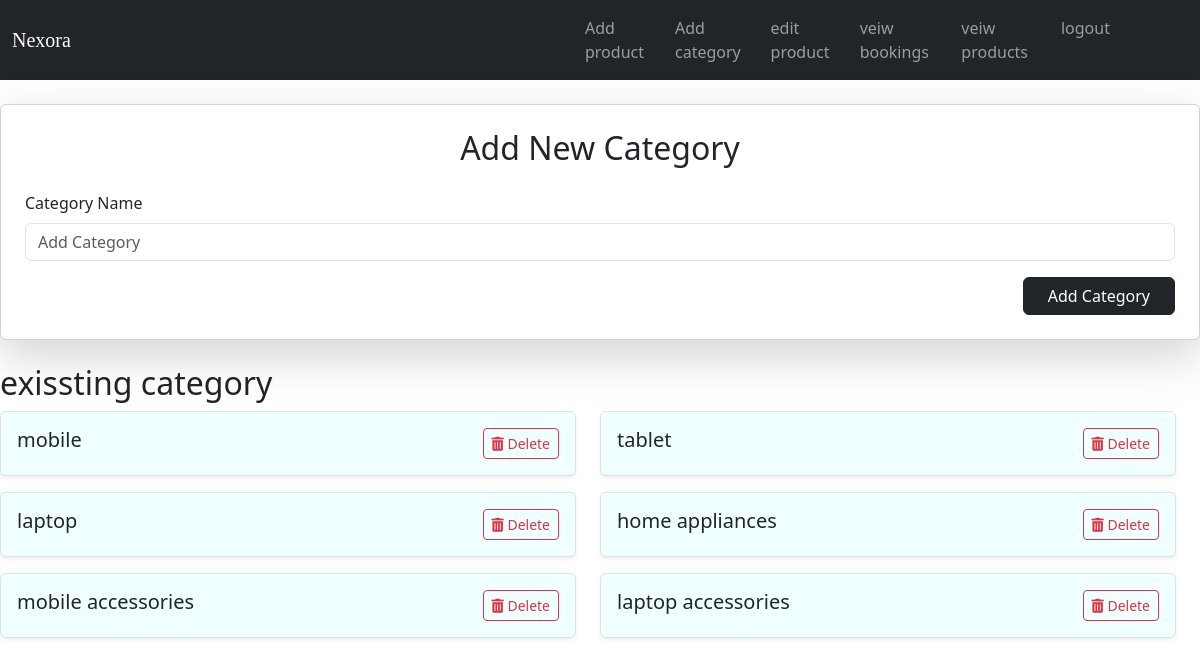
Before: /category (signed in) with the older database file.
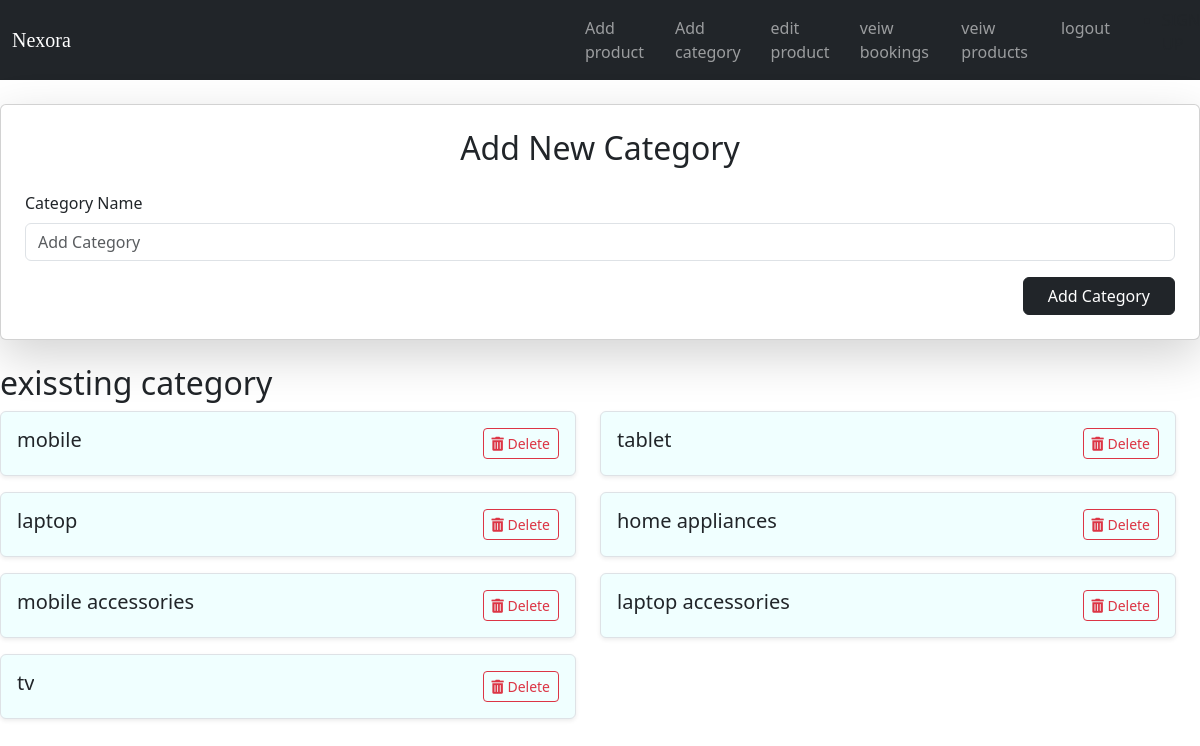
After: the same page with the newer database file.
### app/models.py (models this page shows)
class Category(models.Model):
    name=models.TextField()

### app/views.py (the view)
# urls.py: path('category',views.add_category),
def add_category(req):
    if 'admin' in req.session:
        if req.method == 'POST':
            name = req.POST['name']
            Category.objects.create(name=name.lower())
            categories = Category.objects.all()
            return render(req, 'admin/add_category.html', {'categories': categories})
        else:
            categories = Category.objects.all()
            return render(req, 'admin/add_category.html', {'categories': categories})
    else:
          return redirect(log)

### templates/admin/add_category.html (shortened to what this page needs)
<!DOCTYPE html>
<html lang="en">
<head>
<link href="https://cdn.jsdelivr.net/npm/bootstrap@5.3.0/dist/css/bootstrap.min.css" rel="stylesheet">
<link href="https://cdnjs.cloudflare.com/ajax/libs/font-awesome/5.15.4/css/all.min.css" rel="stylesheet">
    <link href="https://cdn.jsdelivr.net/npm/bootstrap@5.3.0-alpha1/dist/css/bootstrap.min.css" rel="stylesheet">
</head>
<body>
    <nav class="navbar navbar-expand-sm bg-dark navbar-dark">
        <div class="container-fluid">
          <a class="navbar-brand " href="#" style="font-family: Cambria, Cochin, Georgia, Times, 'Times New Roman', serif;">Nexora</a>
        </div>
        <div class="container-fluid">
            <ul class="navbar-nav">
              <li class="nav-item">
                <a class="nav-link " href="add_prodect">Add product</a>
              </li>
              <li class="nav-item">
                <a class="nav-link " href="category">Add category</a>
              </li>
              <li class="nav-item">
                <a class="nav-link" href="#">edit product</a>
              </li>
              <li class="nav-item">
                <a class="nav-link" href="#">veiw bookings</a>
              </li>
              <li class="nav-item">
                <a class="nav-link" href="viewproduct">veiw products</a>
              </li>
              <li class="nav-item">
                <a class="nav-link " href="logout">logout</a>
              </li>
            </ul>
          </div>
          <div>
            <ul>
              <li class="nav-item">
                <a class="nav-link " href="register">SIGN UP</a>
              </li>
            </ul>
          </div>
      </nav>
    <div class="card shadow-lg p-4 my-4 admin-card">
        <h2 class="text-center mb-4">Add New Category</h2>
        <form method="post" enctype="multipart/form-data">
            <div class="mb-3">
                <label for="c_name" class="form-label">Category Name</label>
                <input type="text" class="form-control" id="c_name" name="name" placeholder="Add Category" required>
            </div>
            <div class="d-flex justify-content-end">
                <button type="submit" class="btn btn-dark px-4">Add Category</button>
            </div>
        </form>
    </div>
<h2>exissting category</h2>
    <div class="main-content mt-0 ms-0 w-100">
        <div class="row w-100">
            {% for cat in categories %}
            <div class="col-12 mb-3 d-flex w-50">
                <div class="d-flex w-100 align-items-center border p-3 rounded shadow-sm" style="background-color: azure;">
                    <div class="ml-3 w-100">
                        <div class="d-flex justify-content-between">
                            <h5 class="mb-0 text-truncate">{{ cat.name }}</h5>
                            <a href="{% url 'delete_category' cat.id %}" class="btn btn-outline-danger btn-sm" onclick="return confirm('Are you sure you want to delete this category?');">
                                <i class="fas fa-trash-alt"></i> Delete
                            </a>
                        </div>
                    </div>
                </div>
            </div>
            {% endfor %}
</body>
</html>

Changed rows visible on the page:
added Category: name "tv"
